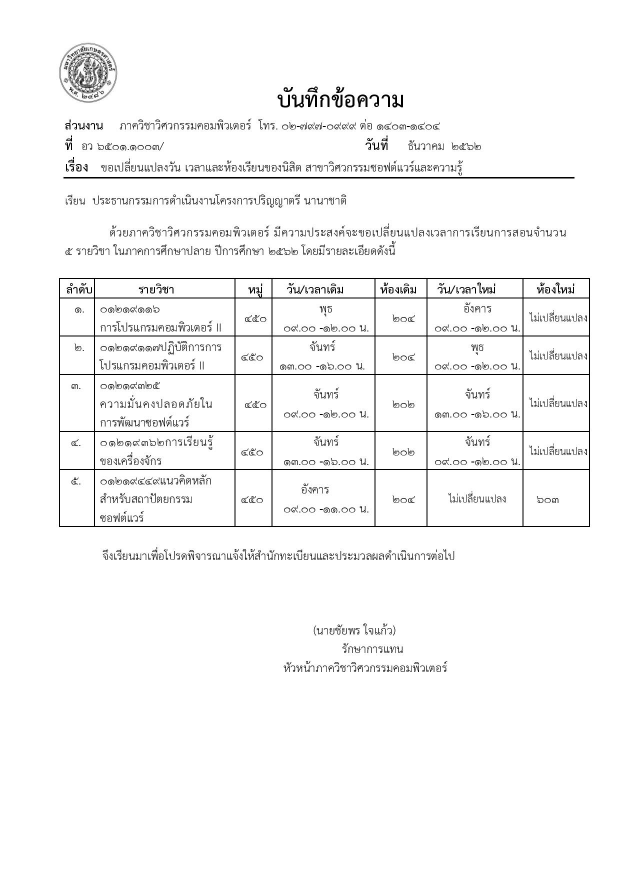
#> input picture massure/Doc/jpg/real01-01.jpg, 1240 x 1754 px (shown at 1/2 size); its folder holds only this picture in this run
$ python tesseract_2.py
#> lines starting #> are read from the running program, lines starting #| are printed output that depends on the picture; after the words box and inside, x2 and y2 are one past the last pixel; in counts of white or black regions, pixels touching at a corner belong together
#!/usr/bin/env python
# -*- coding: utf-8 -*-

import cv2
import pytesseract
import os
import numpy as np

pytesseract.pytesseract.tesseract_cmd = 'C:\\Program Files\\Tesseract-OCR\\tesseract.exe'
custom_config = r'--oem 1 -l tha+eng --psm 6'

def createFileList(myDir, format='.jpg'):
#> called with myDir = 'D:\\iris_project\\massure\\Doc\\jpg', format = '.jpg'
    fileList = []
    print(myDir)
    for root, dirs, files in os.walk(myDir, topdown=False):
        for name in files:
            if name.endswith(format):
                fullName = os.path.join(root, name)
                fileList.append(fullName)
#> further down, img is the input picture: shape (1754, 1240); min 0, max 255, mean 246.4
    fileList.sort()
    return fileList

def deskew(im, max_skew=10):
#> called with max_skew = 10
    height, width = im.shape

    # Create a grayscale image and denoise it
    #im_gs = cv2.cvtColor(im, cv2.COLOR_BGR2GRAY)
    im_gs = im
    im_gs = cv2.fastNlMeansDenoising(im_gs, h=3)

    # Create an inverted B&W copy using Otsu (automatic) thresholding
    im_bw = cv2.threshold(im_gs, 0, 255, cv2.THRESH_BINARY_INV | cv2.THRESH_OTSU)[1]
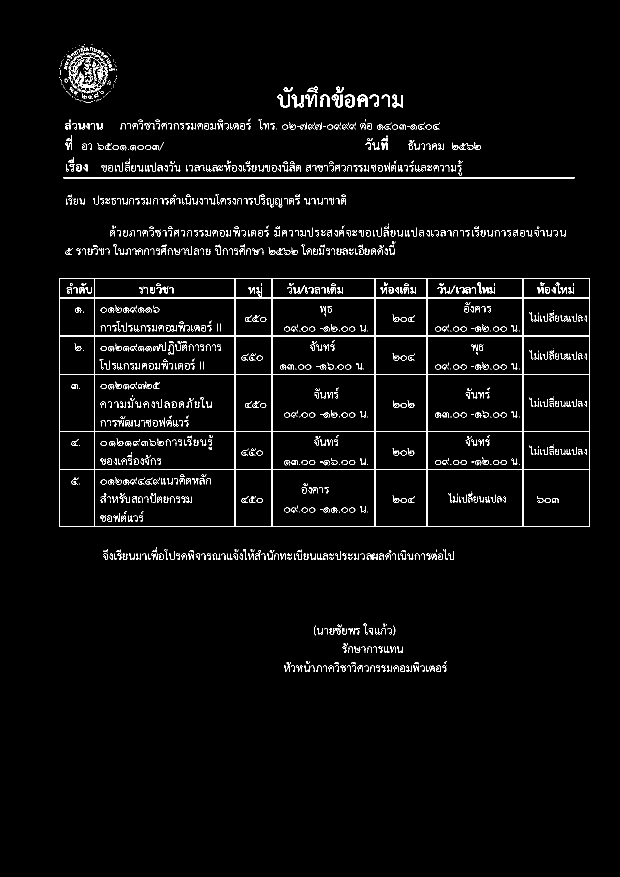
#> im_bw: shape (1754, 1240) (shown at 1/2 size); 3.2% white in thin lines or dots, all inside (x1, y1, x2, y2) = (118, 88, 1180, 1344)

    # Detect lines in this image. Parameters here mostly arrived at by trial and error.
    lines = cv2.HoughLinesP(
        im_bw, 1, np.pi / 180, 200, minLineLength=width / 12, maxLineGap=width / 150
    )
#> lines = 49 rows, first 6: [118, 672, 1179, 672], [118, 557, 1179, 557], [118, 596, 1179, 596], [118, 1052, 1179, 1052], [118, 595, 1179, 595], [118, 748, 1179, 748]

    # Collect the angles of these lines (in radians)
    angles = []
    if lines is not None:
        for line in lines:
            x1, y1, x2, y2 = line[0]
            angles.append(np.arctan2(y2 - y1, x2 - x1))
#> this loop made 49 passes
#> after the loop, angles = 49 values, max 0 at index 0, min -1.57 at index 17, mean -0.513

    # If the majority of our lines are vertical, this is probably a landscape image
    landscape = np.sum([abs(angle) > np.pi / 4 for angle in angles]) > len(angles) / 2
#> landscape = False

    # Filter the angles to remove outliers based on max_skew
    if landscape:
        angles = [
            angle
            for angle in angles
            if np.deg2rad(90 - max_skew) < abs(angle) < np.deg2rad(90 + max_skew)
        ]
    else:
        angles = [angle for angle in angles if abs(angle) < np.deg2rad(max_skew)]
#> angles = 33 values from 0 to 0

    if len(angles) < 5:
        # Insufficient data to deskew
        return im

    # Average the angles to a degree offset
    angle_deg = np.rad2deg(np.median(angles))
#> angle_deg = 0

    # If this is landscape image, rotate the entire canvas appropriately
    if landscape:
        if angle_deg < 0:
            im = cv2.rotate(im, cv2.ROTATE_90_CLOCKWISE)
            angle_deg += 90
        elif angle_deg > 0:
            im = cv2.rotate(im, cv2.ROTATE_90_COUNTERCLOCKWISE)
            angle_deg -= 90

    # Rotate the image by the residual offset
    M = cv2.getRotationMatrix2D((width / 2, height / 2), angle_deg, 1)
#> M = [[1, 0, 0], [0, 1, 0]]
    im = cv2.warpAffine(im, M, (width, height), borderMode=cv2.BORDER_REPLICATE)
    return im

dir_path = 'D:\\iris_project\\massure\\Doc\\jpg'
fileList = createFileList(dir_path)
length = len(dir_path)
for files in fileList:
    print(files)
    name = files[length:]
    txtname = name[:-4]

    img = cv2.imread(files, cv2.IMREAD_GRAYSCALE)
    img = cv2.multiply(img, 1.2)
    kernel = np.ones((1, 1), np.uint8)
    img = cv2.erode(img, kernel, iterations=1)

    img = deskew(img)
    img = cv2.fastNlMeansDenoising(img,None,10,7,21)
    img = cv2.resize(img, (1240,1754), interpolation = cv2.INTER_AREA)
    img = cv2.adaptiveThreshold(img,255,cv2.ADAPTIVE_THRESH_GAUSSIAN_C,cv2.THRESH_BINARY,11,2)
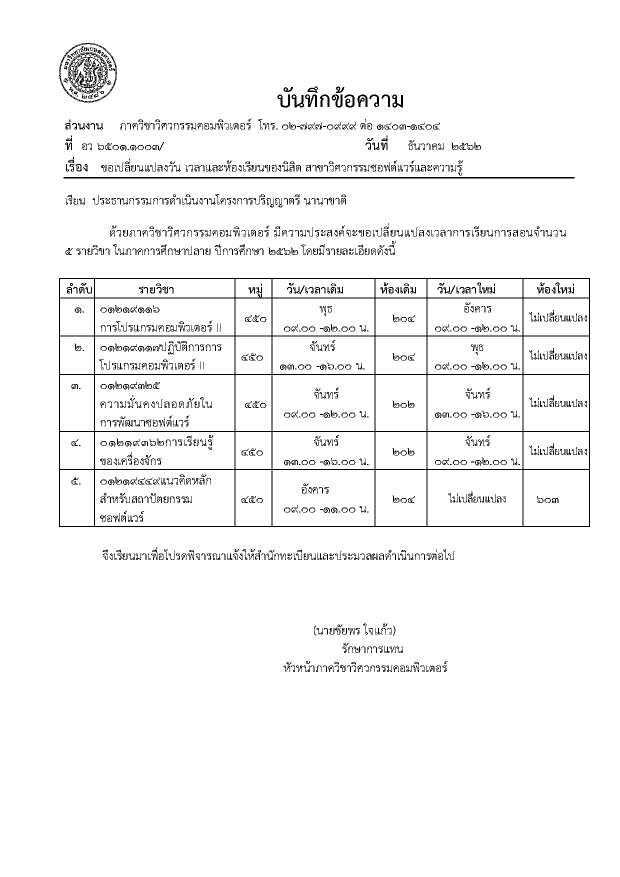
#> img: shape (1754, 1240) (shown at 1/2 size); 96.4% white; black in thin lines or dots, all inside (x1, y1, x2, y2) = (118, 86, 1180, 1344)


    file = open("D:\\iris_project\\massure\\Doc\\resultxt2\\{}.txt".format(txtname), "w+",encoding ="utf-8")
    file.write("")
    file.close()

    file = open("D:\\iris_project\\massure\\Doc\\resultxt2\\{}.txt".format(txtname), "a",encoding ="utf-8")

#> (the run stopped early here; a loop or call above may not have finished)

$ run again, on massure/Doc/jpg/real01-05.jpg
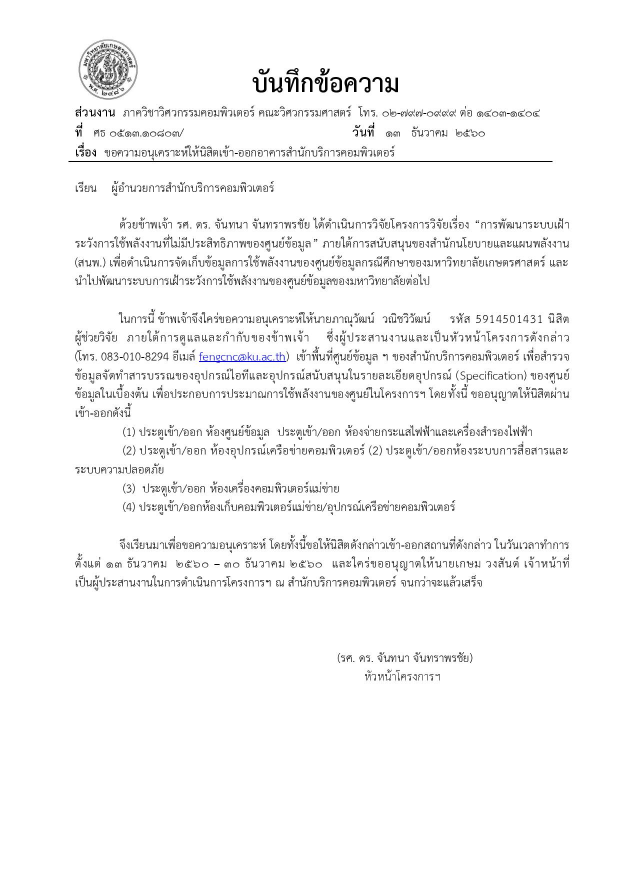
#> input picture massure/Doc/jpg/real01-05.jpg, 1240 x 1754 px (shown at 1/2 size)
#> in deskew, `im_bw = cv2.threshold(im_gs, 0, 255, cv2.THRESH_BINARY_INV | cv2.THRES..`:
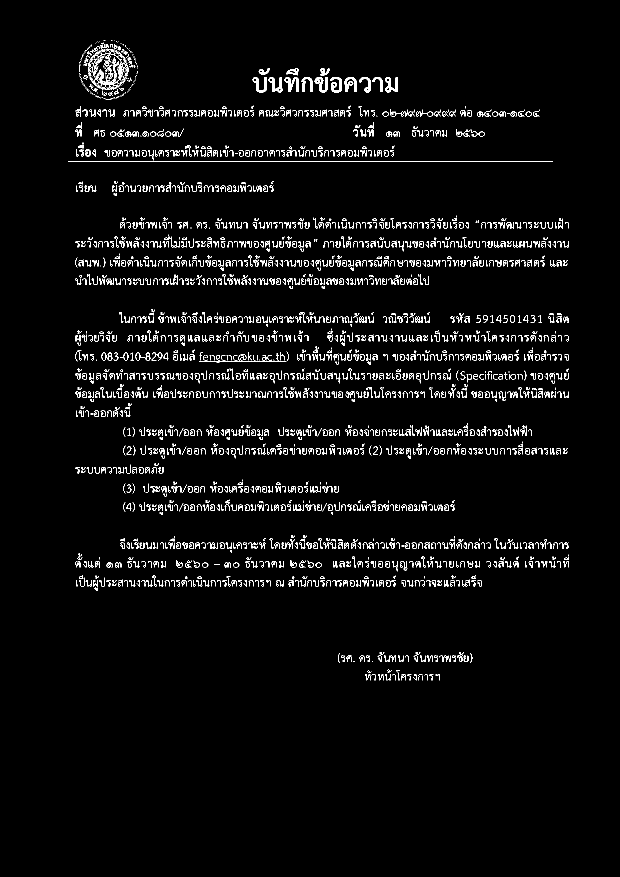
#> im_bw: shape (1754, 1240) (shown at 1/2 size); 3.3% white in thin lines or dots, all inside (x1, y1, x2, y2) = (137, 80, 1138, 1361)
#> lines = 138 rows, first 6: [137, 322, 1104, 322], [137, 323, 1104, 323], [284, 482, 617, 482], [221, 520, 356, 520], [812, 1085, 978, 1085], [972, 783, 1136, 783]
#> the loop in deskew, `for line in lines:` made 138 passes
#> after the loop in deskew, `for line in lines:`: angles = 138 values, max 0.0182 at index 114, min -0.0222 at index 85, mean -0.000153
#> landscape = False
#> angle_deg = 0
#> M = [[1, 0, 0], [0, 1, 0]]
#> `img = cv2.adaptiveThreshold(img,255,cv2.ADAPTIVE_THRESH_GAUSSIAN_C,cv2..`:
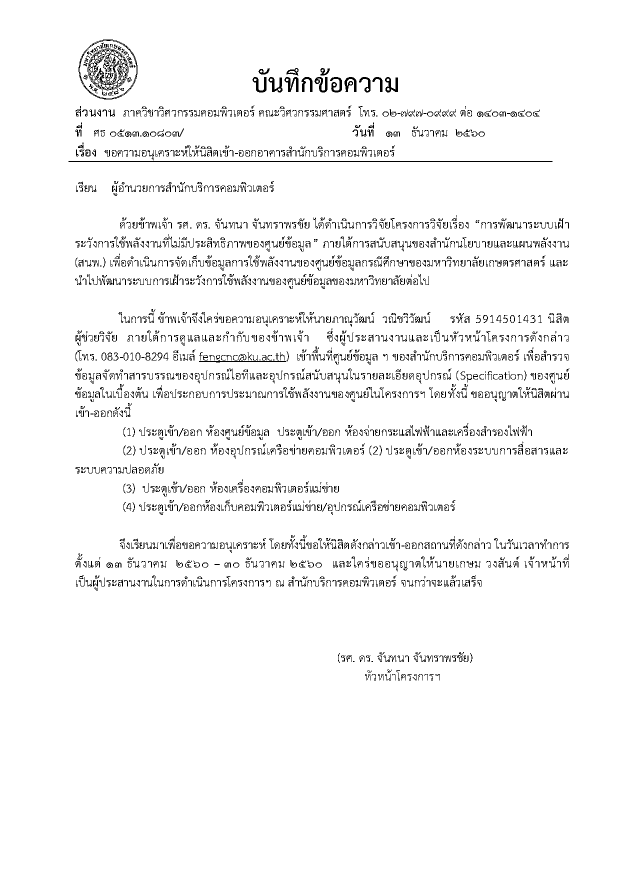
#> img: shape (1754, 1240) (shown at 1/2 size); 96.3% white; black in thin lines or dots, all inside (x1, y1, x2, y2) = (137, 79, 1139, 1361)

$ run again, on massure/Doc/jpg/real01-06.jpg
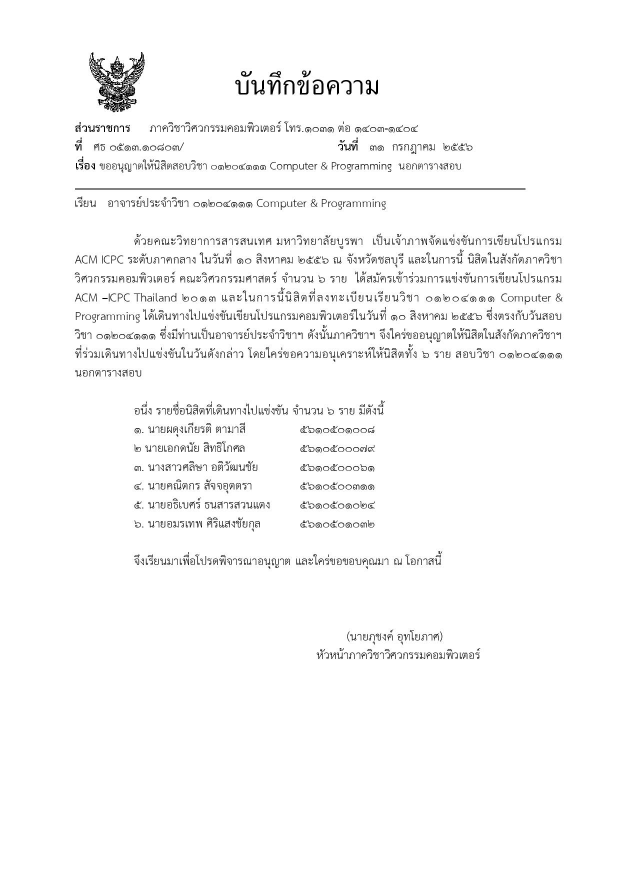
#> input picture massure/Doc/jpg/real01-06.jpg, 1240 x 1754 px (shown at 1/2 size)
#> img is the input picture: shape (1754, 1240); min 0, max 255, mean 248.3
#> in deskew, `im_bw = cv2.threshold(im_gs, 0, 255, cv2.THRESH_BINARY_INV | cv2.THRES..`:
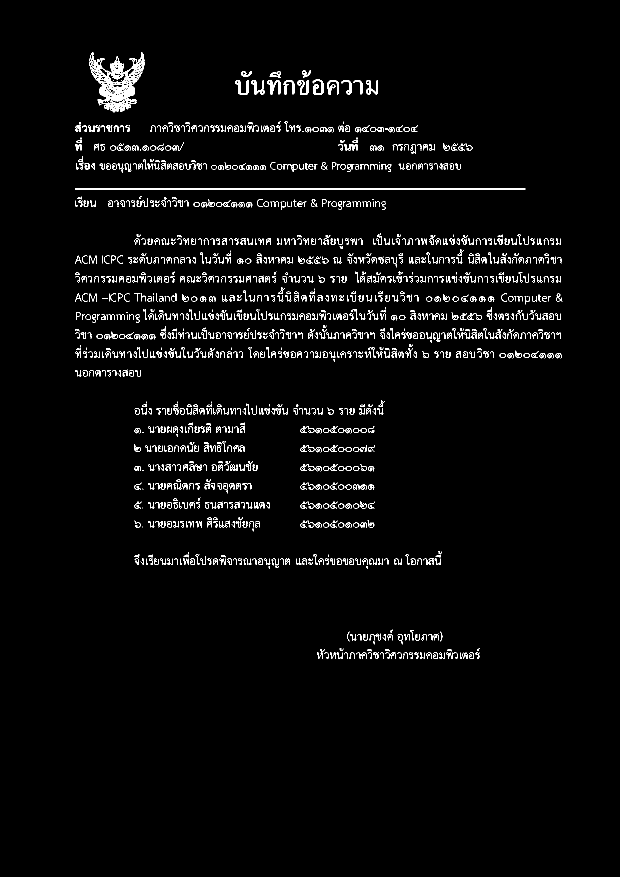
#> im_bw: shape (1754, 1240) (shown at 1/2 size); 2.6% white in thin lines or dots, all inside (x1, y1, x2, y2) = (150, 104, 1125, 1318)
#> lines = 64 rows, first 6: [150, 378, 1050, 378], [150, 377, 1050, 377], [714, 552, 1121, 552], [619, 665, 747, 665], [290, 630, 608, 630], [184, 706, 384, 706]
#> the loop in deskew, `for line in lines:` made 64 passes
#> after the loop in deskew, `for line in lines:`: angles = 64 values from 0 to 0
#> landscape = False
#> angle_deg = 0
#> M = [[1, 0, 0], [0, 1, 0]]
#> `img = cv2.adaptiveThreshold(img,255,cv2.ADAPTIVE_THRESH_GAUSSIAN_C,cv2..`:
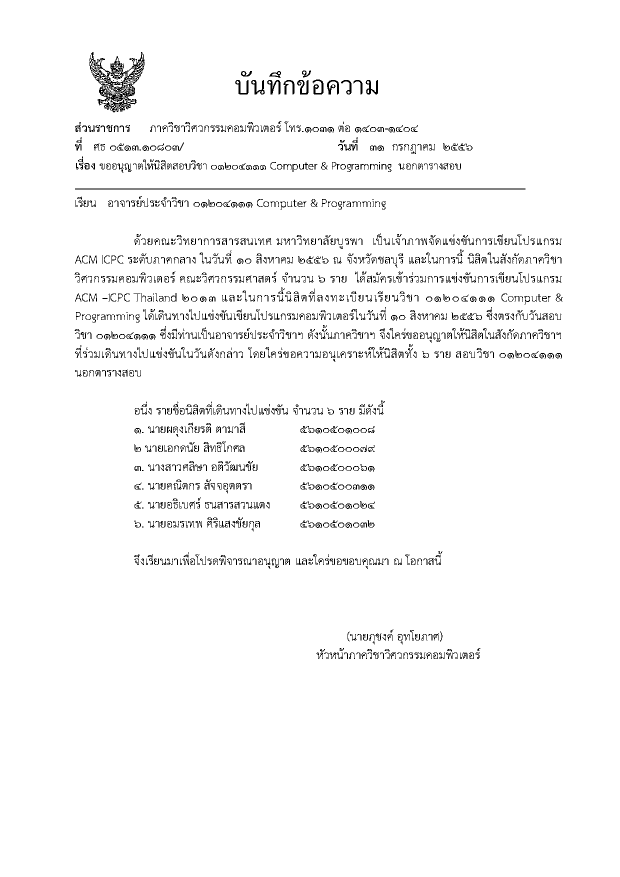
#> img: shape (1754, 1240) (shown at 1/2 size); 97.1% white; black in thin lines or dots, all inside (x1, y1, x2, y2) = (149, 104, 1125, 1318)

$ run again, on massure/Doc/jpg/real01-07.jpg
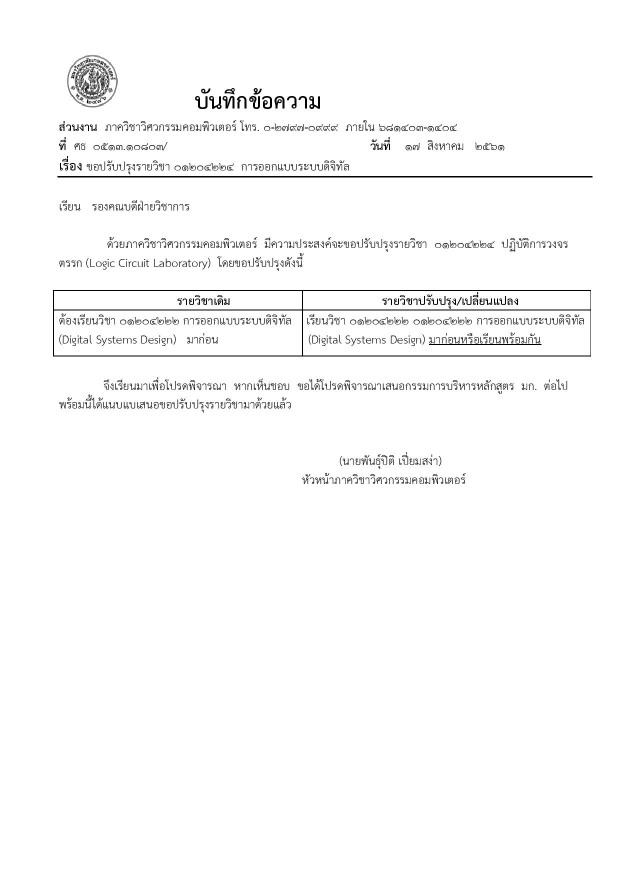
#> input picture massure/Doc/jpg/real01-07.jpg, 1240 x 1754 px (shown at 1/2 size)
#> img is the input picture: shape (1754, 1240); min 0, max 255, mean 249.8
#> in deskew, `im_bw = cv2.threshold(im_gs, 0, 255, cv2.THRESH_BINARY_INV | cv2.THRES..`:
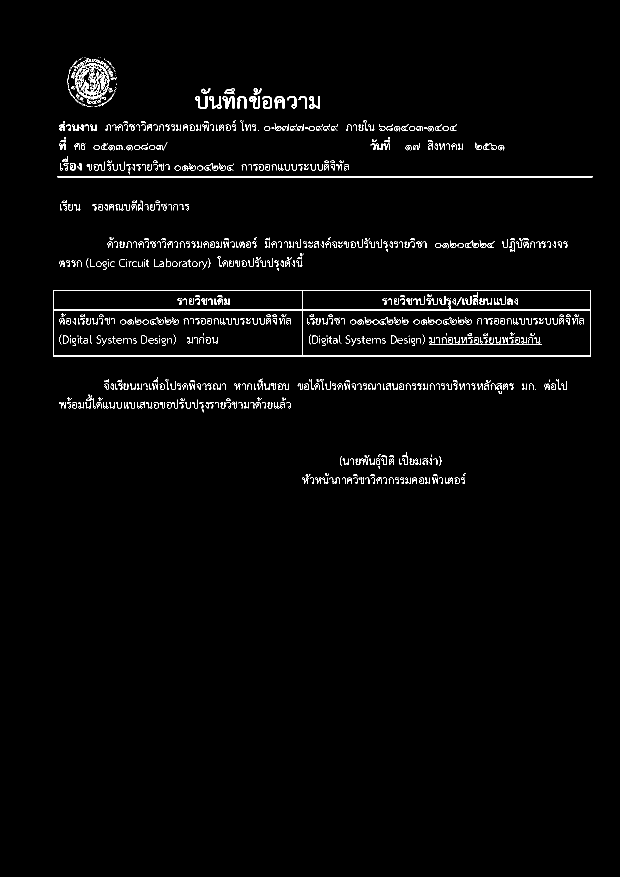
#> im_bw: shape (1754, 1240) (shown at 1/2 size); 2% white in thin lines or dots, all inside (x1, y1, x2, y2) = (106, 114, 1185, 968)
#> lines = 40 rows, first 6: [106, 711, 1181, 711], [106, 580, 1181, 580], [115, 352, 1184, 352], [106, 712, 1181, 712], [106, 581, 1181, 581], [106, 620, 1181, 620]
#> the loop in deskew, `for line in lines:` made 40 passes
#> after the loop in deskew, `for line in lines:`: angles = 40 values from 0 to 0
#> landscape = False
#> angle_deg = 0
#> M = [[1, 0, 0], [0, 1, 0]]
#> `img = cv2.adaptiveThreshold(img,255,cv2.ADAPTIVE_THRESH_GAUSSIAN_C,cv2..`:
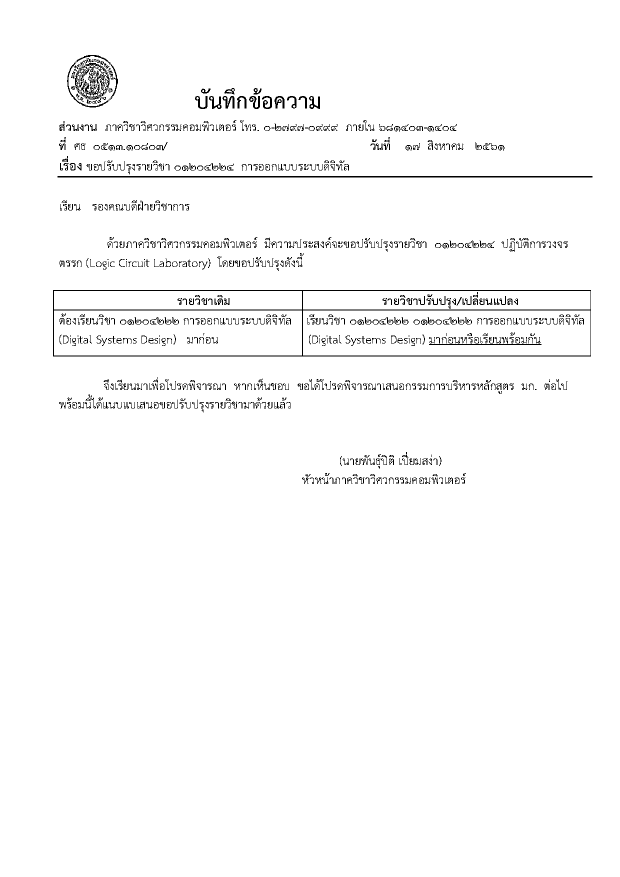
#> img: shape (1754, 1240) (shown at 1/2 size); 97.8% white; black in thin lines or dots, all inside (x1, y1, x2, y2) = (106, 110, 1185, 968)
